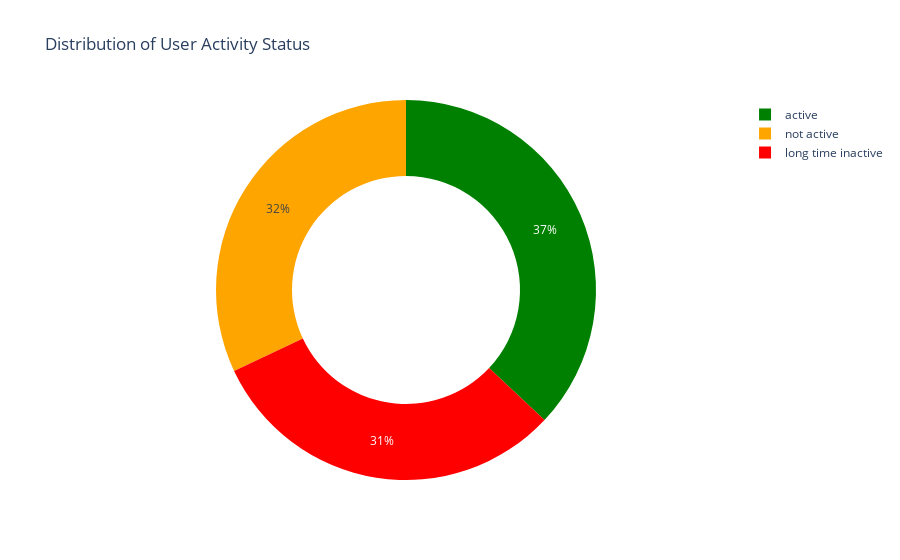

Notebook code cell kept with this figure:
### Code cell
# Sample data
active_users = pd.DataFrame(
    [["example", random.choice(["active", "not active", "long time inactive"])] for i in range(100)],
    columns=['Name', 'Active']
)

# Count the number of users in each activity status
user_count_by_active = active_users.groupby("Active").size().reset_index(name='Count')

# Define colors for each activity status
colors = {
    "active": "green",
    "not active": "orange",
    "long time inactive": "red"
}

# Create the donut chart
fig = px.pie(
    user_count_by_active, 
    names='Active', 
    values='Count',
    title='Distribution of User Activity Status',
    color='Active',
    color_discrete_map=colors,
    hole=0.6  # Set the size of the hole in the center of the donut
)

# Show the plot
fig.show()

### Figure 1 — Plotly figure (JSON) as saved in the notebook; plotly's stock layout.template omitted (floating-point values rounded to 4 significant figures)
{"data": [{"customdata": [["active"], ["long time inactive"], ["not active"]], "domain": {"x": [0, 1], "y": [0, 1]}, "hole": 0.6, "hovertemplate": "Active=%{customdata[0]}<br>Count=%{value}<extra></extra>", "labels": ["active", "long time inactive", "not active"], "legendgroup": "", "marker": {"colors": ["green", "red", "orange"]}, "name": "", "showlegend": true, "type": "pie", "values": [37, 31, 32]}], "layout": {"legend": {"tracegroupgap": 0}, "title": {"text": "Distribution of User Activity Status"}}}
